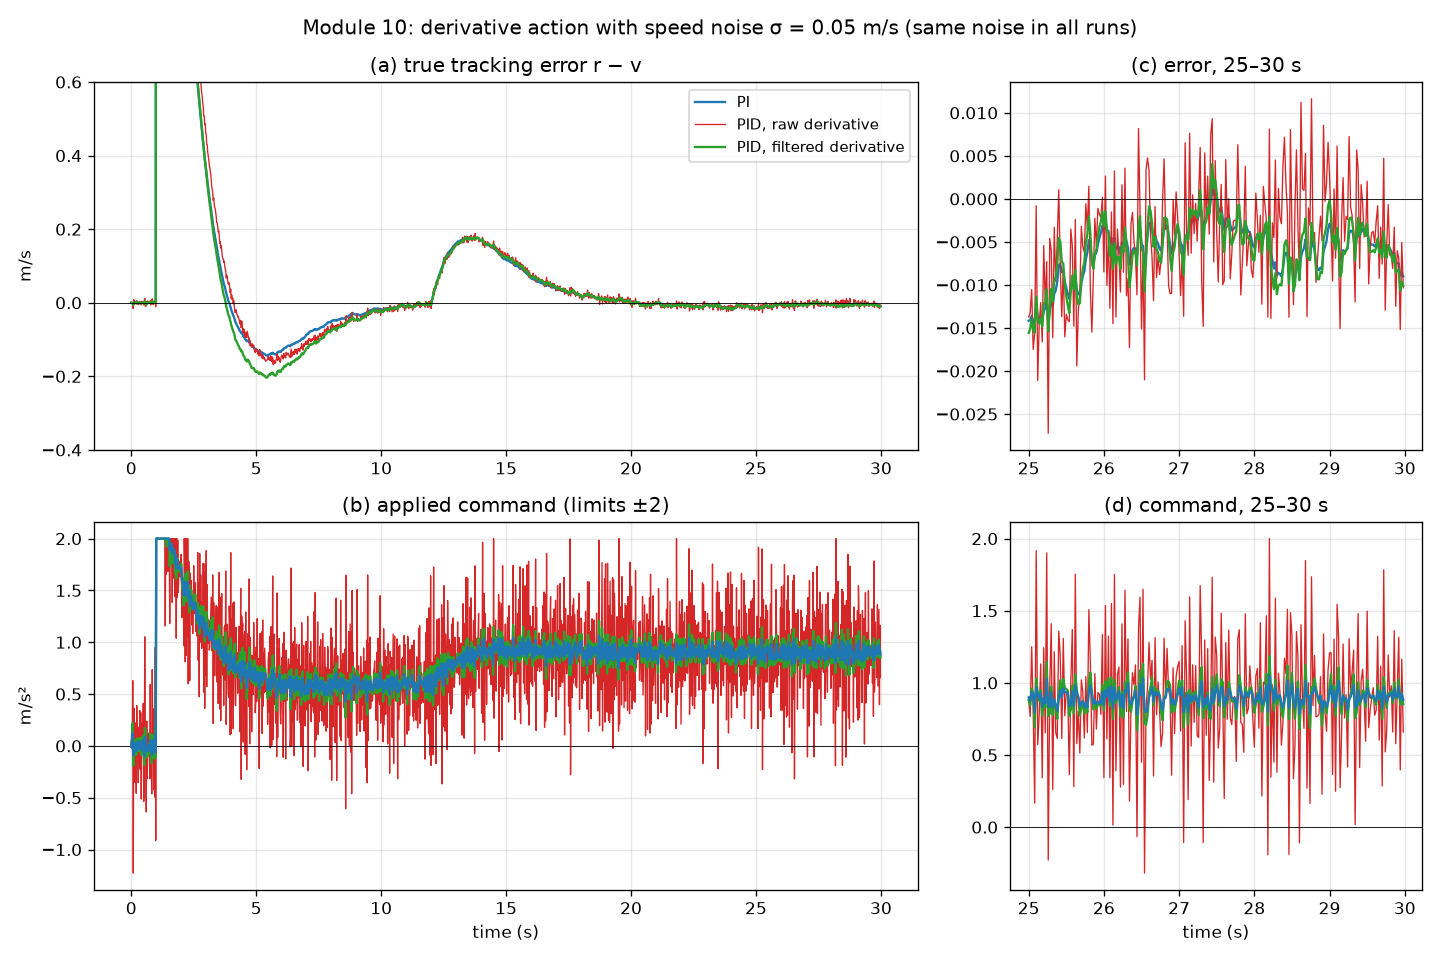

This chart was generated by the following Python code:
"""
Module 10, Part 4: derivative action with noisy speed measurements.

Same tracking experiment as Part 2 (r: 0 -> 3 m/s at 1 s, d = -0.3 m/s^2 from 12 s), now with
    y_k = v_k + n_k,  n_k ~ N(0, 0.05^2) m/s  (one fixed noise sequence shared by all runs),
    |u| <= 2 m/s^2, conditional integration on in every run.
Runs: PI; PID with the raw (unfiltered) derivative; PID with the filtered derivative (tau_d = 0.1 s).

Expected derivative noise: D_raw = (n_k - n_{k-1}) / h has SD sqrt(2) sigma_n / h = 3.54 m/s^2, so
Kd D_raw adds ~0.354 m/s^2 of command noise. The first-order filter with alpha = tau/(tau + h) = 0.833
cuts this. Its response to differenced white noise has impulse response (1-alpha)/h * [1, alpha-1,
alpha(alpha-1), ...], whose squared sum gives
    SD(D) = (1 - alpha) sqrt(2 / (1 + alpha)) sigma_n / h = 0.174 * 2.5 = 0.435 m/s^2,
an 8x reduction, so Kd D contributes ~0.044 m/s^2. The P term adds Kp sigma_n = 0.05 m/s^2.
"""

from pathlib import Path

import matplotlib.pyplot as plt
import numpy as np

from pid_core import GAINS, H_STEP, simulate, ticks, window
from tracking import reference

OUT_DIR = Path(__file__).resolve().parent
SIGMA_N = 0.05
U_LIM = 2.0
SEED = 2
RUNS = {
    "PI": (GAINS["PI"], True),
    "PID, raw derivative": (GAINS["PID"], False),
    "PID, filtered derivative": (GAINS["PID"], True),
}
COLORS = {"PI": "tab:blue", "PID, raw derivative": "tab:red", "PID, filtered derivative": "tab:green"}


def run_all(runs=RUNS):
    r, d = reference()
    noise = np.random.default_rng(SEED).normal(0.0, SIGMA_N, len(r))
    return {name: simulate(g, r, d, u_lim=U_LIM, anti_windup=True, noise=noise, filtered=filt)
            for name, (g, filt) in runs.items()}, noise


def metrics(log):
    t = log["t"]
    w = window(t, 25, 30)
    err = log["r"] - log["v"]
    return {"rmse": np.sqrt(np.mean(err[w]**2)), "u_sd": np.std(log["u"][w]),
            "kd_sd": np.std(GAINS["PID"].Kd * log["D"][w]), "sat": np.mean(np.abs(log["u"][w]) >= U_LIM),
            "rmse_full": np.sqrt(np.mean(err[t >= 1]**2))}


def plot(logs, path):
    fig, axes = plt.subplots(2, 2, figsize=(12, 8), gridspec_kw={"width_ratios": [2, 1]})
    t = next(iter(logs.values()))["t"]
    zoom = window(t, 25, 30)
    for name, log in logs.items():
        c = COLORS[name]
        lw = 0.8 if "raw" in name else 1.4
        z = 3 if name == "PI" else 2
        axes[0, 0].plot(t, log["r"] - log["v"], color=c, lw=lw, label=name)
        axes[1, 0].plot(t, log["u"], color=c, lw=lw, label=name, zorder=z)
        axes[0, 1].plot(t[zoom], (log["r"] - log["v"])[zoom], color=c, lw=lw)
        axes[1, 1].plot(t[zoom], log["u"][zoom], color=c, lw=lw, zorder=z)
    axes[0, 0].set_ylim(-0.4, 0.6)
    axes[0, 0].set_title("(a) true tracking error r − v"); axes[0, 0].set_ylabel("m/s")
    axes[1, 0].set_title(f"(b) applied command (limits ±{U_LIM:g})"); axes[1, 0].set_ylabel("m/s²")
    axes[0, 1].set_title("(c) error, 25–30 s"); axes[1, 1].set_title("(d) command, 25–30 s")
    axes[0, 0].legend(loc="upper right", fontsize=9)
    for ax in axes.ravel():
        ax.axhline(0, color="k", lw=0.5)
        ax.grid(alpha=0.3)
    for ax in axes[1]:
        ax.set_xlabel("time (s)")
    fig.suptitle(f"Module 10: derivative action with speed noise σ = {SIGMA_N} m/s (same noise in all runs)")
    fig.tight_layout()
    fig.savefig(path, dpi=120)
    plt.close(fig)


def main():
    logs, noise = run_all()
    raw = np.diff(noise) / H_STEP
    print(f"Raw differentiated noise SD: {np.std(raw):.3f} m/s^2 (theory {np.sqrt(2) * SIGMA_N / H_STEP:.3f}),"
          f" x Kd = {0.1 * np.std(raw):.3f} m/s^2")
    print(f"{'run':<26}{'true RMSE 25-30':>16}{'u SD 25-30':>12}{'Kd*D SD':>9}{'time at limit':>15}"
          f"{'RMSE t>=1 s':>13}")
    for name, log in logs.items():
        m = metrics(log)
        kd = f"{m['kd_sd']:.3f}" if "PID" in name else "-"
        print(f"{name:<26}{m['rmse']:16.4f}{m['u_sd']:12.4f}{kd:>9}{m['sat']:15.1%}{m['rmse_full']:13.4f}")
    path = OUT_DIR / "derivative_noise.png"
    plot(logs, path)
    print(f"Figure saved: {path.name}")


if __name__ == "__main__":
    main()
